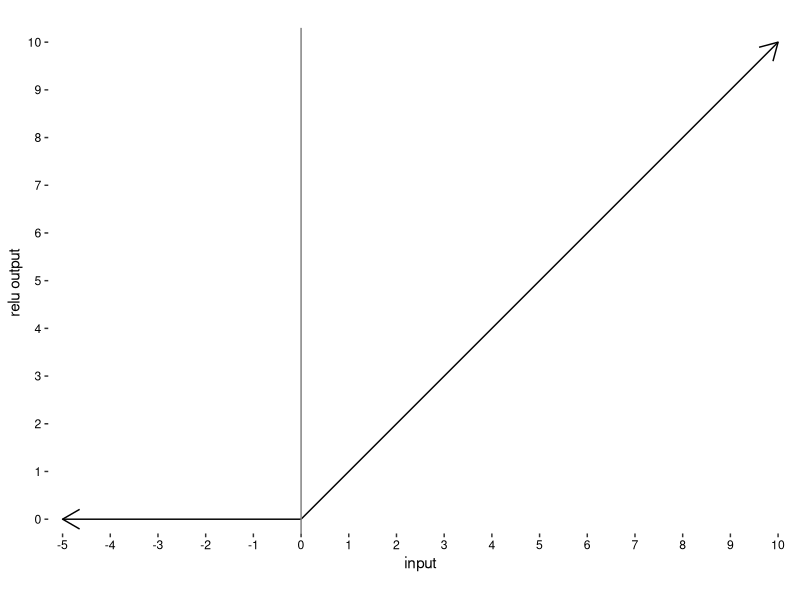
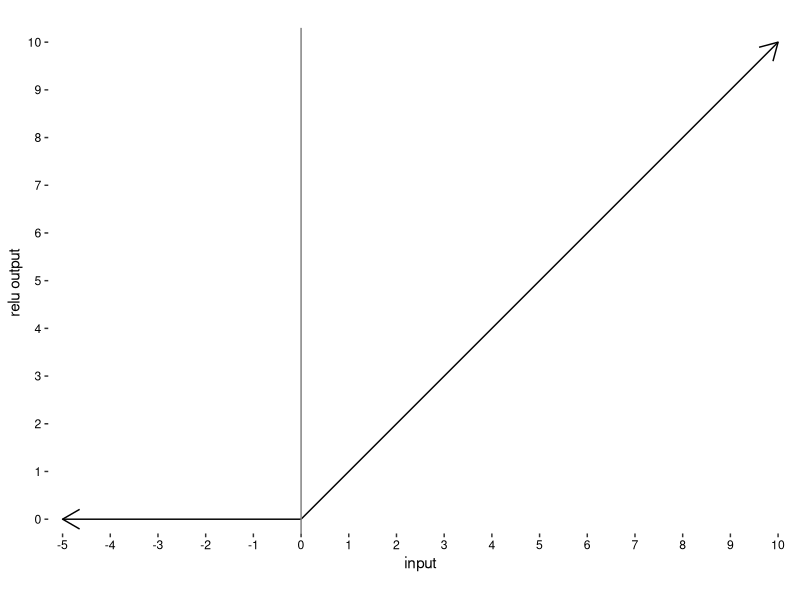

Recreate these plots in R, in order.
# Plot ReLU

library(ggplot2)

DF <- data.frame(x = c(0, 0),
                 y = c(0, 0),
                 xend = c(-5, 10),
                 yend = c(0, 10))

DarkRed <- "#C22227"

ggplot(DF, aes(x, y)) +
  geom_segment(aes(xend = xend, yend = yend),
               arrow = arrow(length = unit(0.5,"cm"))) +
  labs(y = "relu output ", x = "input") +
  scale_x_continuous(breaks = -5:10, expand = c(0,0.3)) +
  scale_y_continuous(breaks = 0:10, expand = c(0,0.3)) +
  geom_vline(xintercept = 0, col = "grey50") +
  coord_fixed(1) +
  theme_classic() +
  theme(rect = element_blank(),
        axis.line = element_blank(),
        axis.text = element_text(colour = "black"))

ggsave("./prep/Chapter 1/figures/relu/relu.pdf", height = 5, width = 7.5, units = "in")
